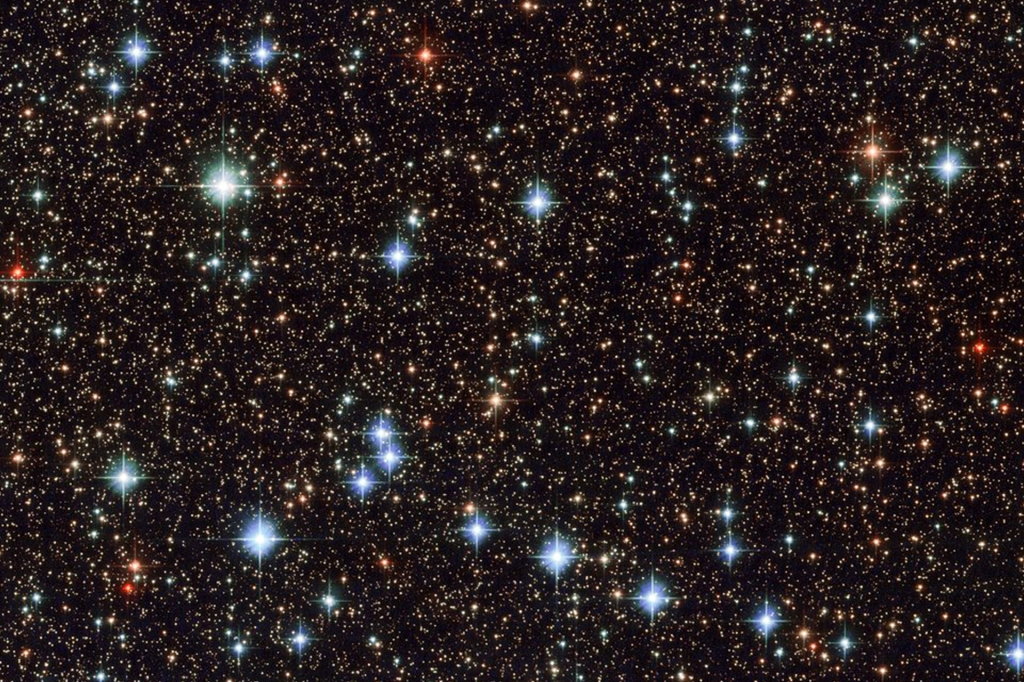
%> input picture estrellas.jpg, 1024 x 682 px
$ octave operaciones_morfologicas_erosion.m   (GNU Octave 9; MATLAB toolbox functions it lacks are replaced by stand-ins)
%> lines starting %> are read from the running program, lines starting %| are printed output that depends on the picture; in (x1, y1, x2, y2) boxes, pixels count from 0 and x2, y2 are one past the last pixel; in counts of white or black regions, pixels touching at a corner belong together; the program's own positions count from 1
clear all
close all
clc

img = imread('estrellas.jpg');
%> img is the input picture: size 682x1024x3 uint8; mean R, G, B 41.7, 32.8, 33.1
img_gris = rgb2gray(img);
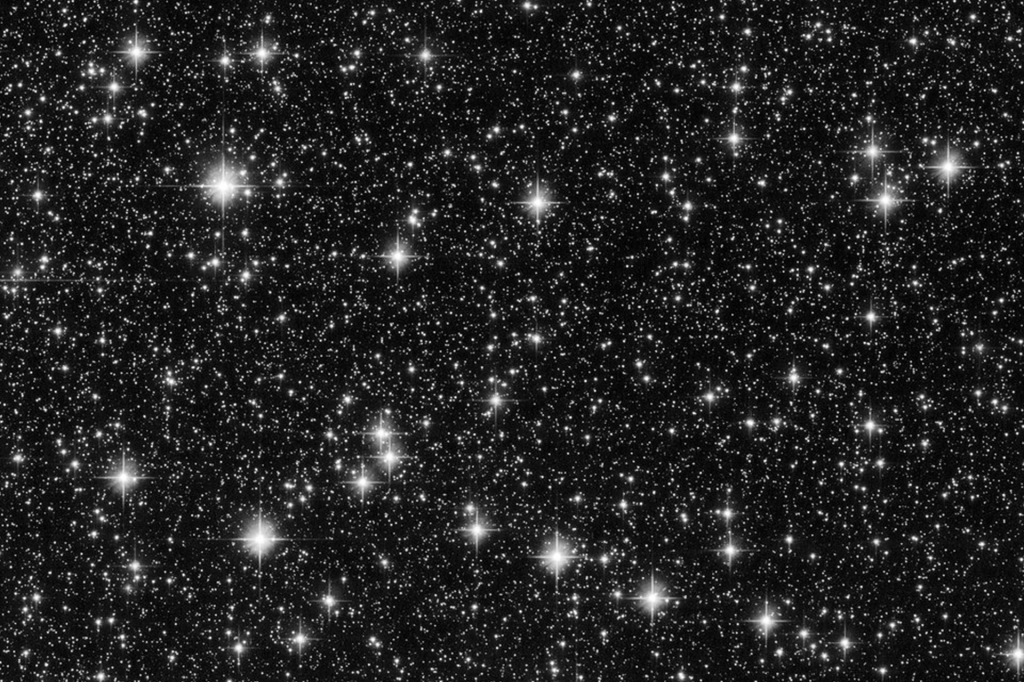
%> img_gris: size 682x1024 uint8; min 0, max 255, mean 35.5
umbral = 0.7;
img_bn = im2bw(img_gris, umbral);
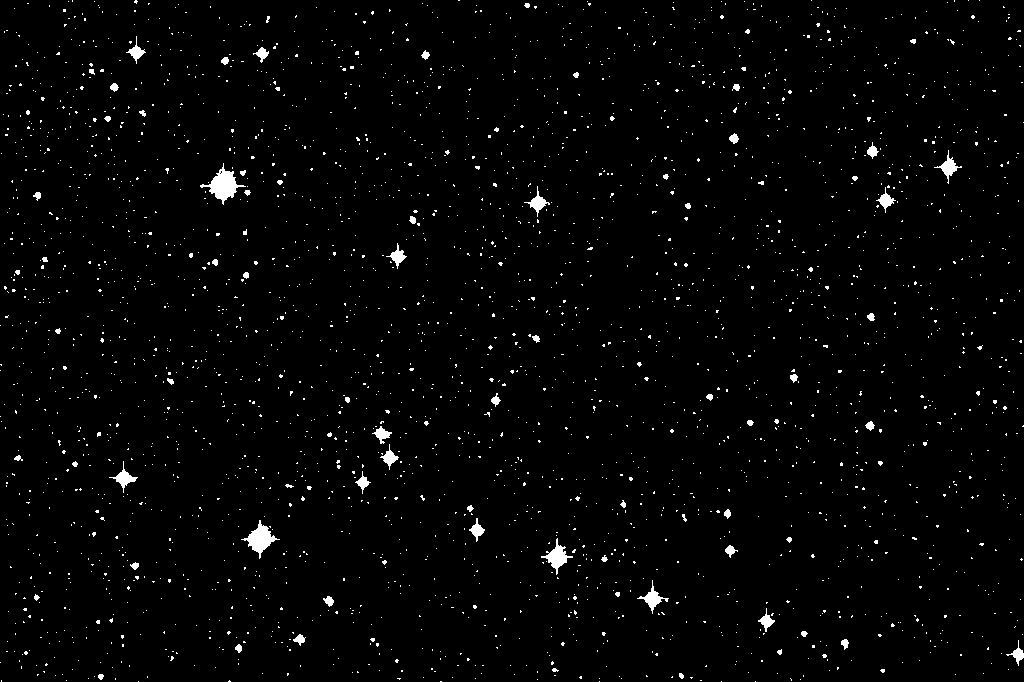
%> img_bn: size 682x1024 logical; 1.9% white; 2836 white regions (2764 under 20 px), largest, box (x1, y1, x2, y2) and area: (200, 163, 246, 205) 673, (241, 520, 280, 559) 536, (541, 538, 573, 575) 379

figure(1)
imshow(img_bn)

%%erosion anal
ES = ones(6);
img_bn_ero = imerode(img_bn, ES);
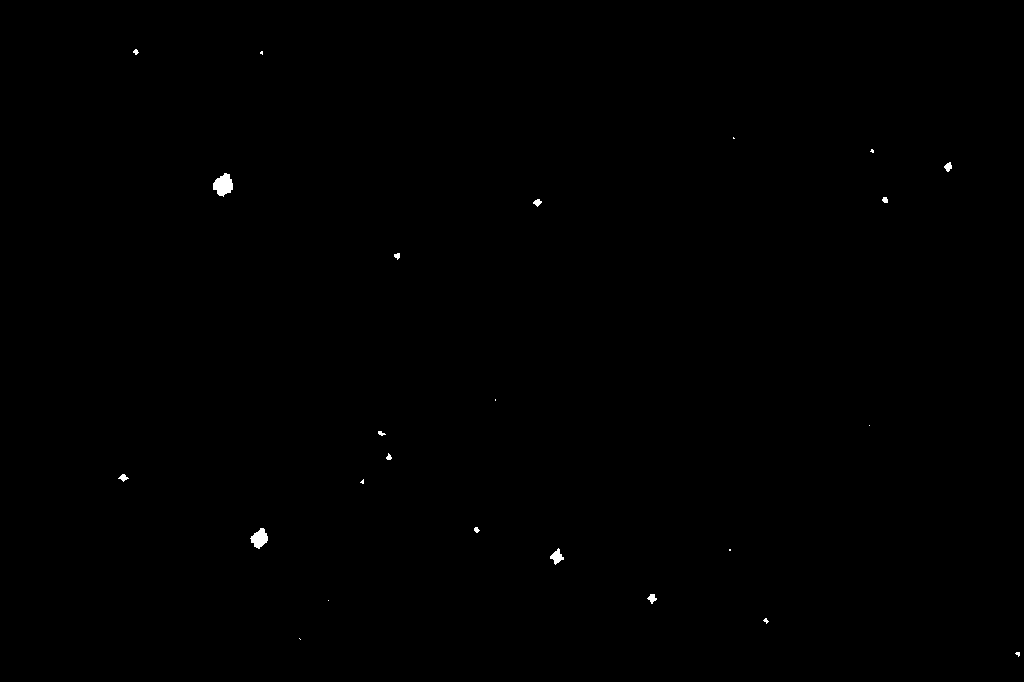
%> img_bn_ero: size 682x1024 logical; 0.16% white; 24 white regions (11 under 20 px), largest, box (x1, y1, x2, y2) and area: (213, 173, 233, 197) 322, (250, 528, 268, 549) 233, (550, 548, 564, 565) 119
figure(2)
imshow(img_bn_ero)

%%dilatacion a la misma imagen
ES_2 = ones(5)
img_bn_dil = imdilate(img_bn_ero, ES_2);
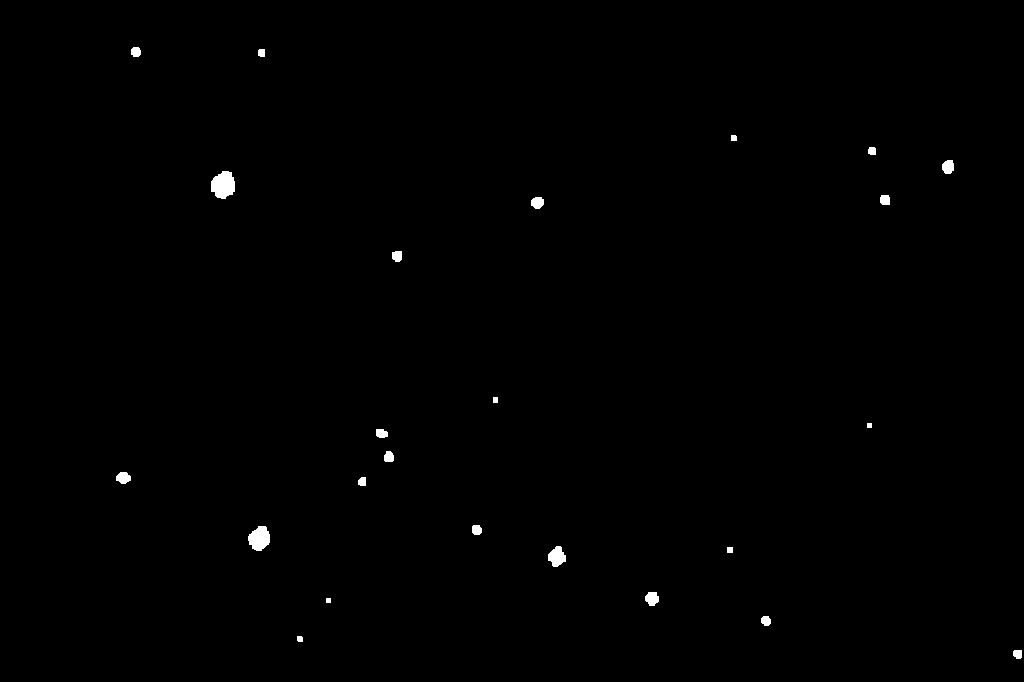
%> img_bn_dil: size 682x1024 logical; 0.4% white; 24 white regions, largest, box (x1, y1, x2, y2) and area: (211, 171, 235, 199) 514, (248, 526, 270, 551) 405, (548, 546, 566, 567) 259
figure(3)
imshow(img_bn_dil)

%%uso de mascara
mascara = uint8(img_bn_dil);
img_objetos = mascara.*img; %extraer objetos
